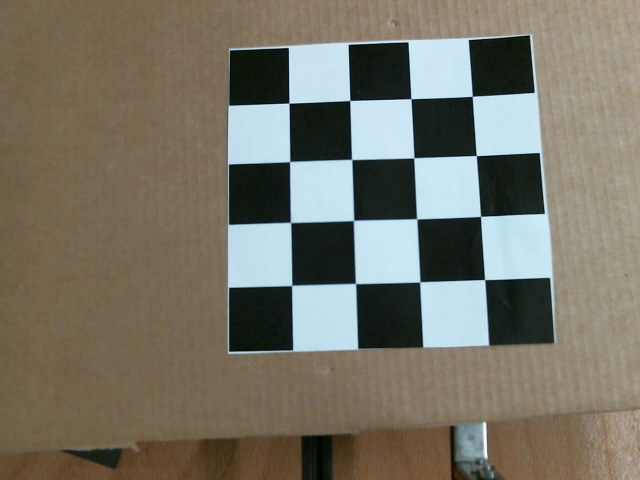
#> input picture Python/Calibration/opencv_frame_5.png, 640 x 480 px
$ python load_calibration.py
#> lines starting #> are read from the running program, lines starting #| are printed output that depends on the picture
import numpy as np
import cv2

mtx = np.load('cameramatrix.npy')
#> (reads Python/Calibration/cameramatrix.npy from the repository)
dist = np.load('distortion_coefficients.npy')
#> (reads Python/Calibration/distortion_coefficients.npy from the repository)


img = cv2.imread('opencv_frame_5.png')
#> img is the input picture: shape (480, 640, 3); mean B, G, R 103.1, 115.8, 120.1
h,  w = img.shape[:2]
#> h = 480; w = 640
newcameramtx, roi = cv2.getOptimalNewCameraMatrix(mtx,dist,(w,h),1,(w,h))
#> roi = (3, 3, 632, 470)

# undistort
dst = cv2.undistort(img, mtx, dist, None, newcameramtx)
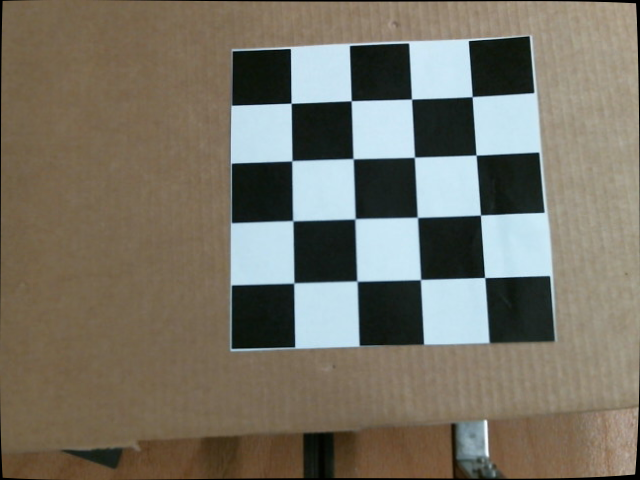
#> dst: shape (480, 640, 3); mean B, G, R 101.8, 114.6, 119

# crop the image
x,y,w,h = roi
#> x = 3; y = 3; w = 632; h = 470
dst = dst[y:y+h, x:x+w]
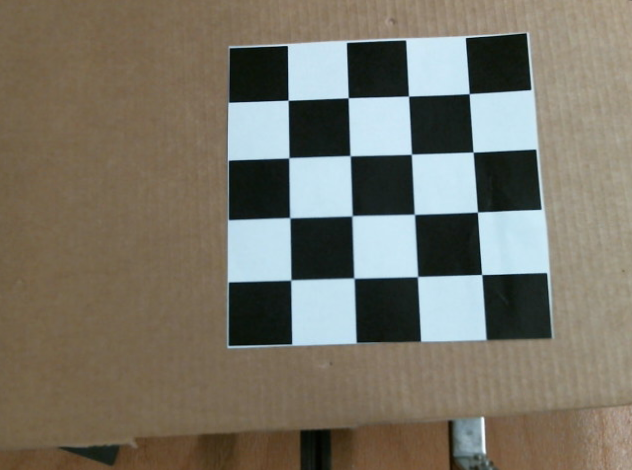
#> dst: shape (470, 632, 3); mean B, G, R 103.3, 115.9, 120
cv2.imwrite('calibresult.jpg',dst)
